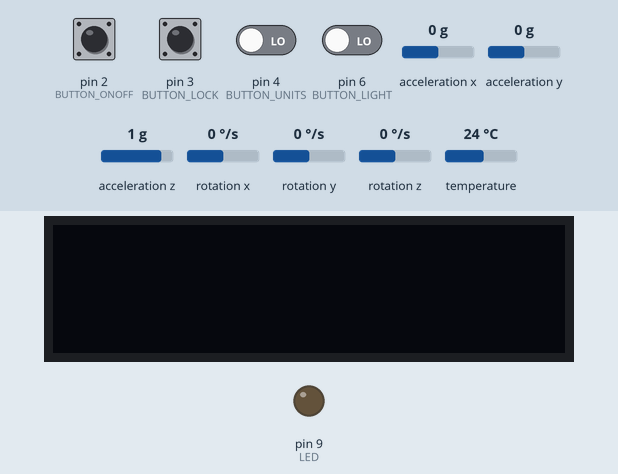
Bench run of a sketch on a simulated Arduino Uno, built with avr-gcc and run on an emulated ATmega328P. Parts: 128×32 one-colour display, output pins drawn as LEDs (lit = HIGH). Dashed ring = blinking. The inputs (shaded band) are chosen by the test bench; at power-on: pin 2 (BUTTON_ONOFF), pin 3 (BUTTON_LOCK), pin 4 (BUTTON_UNITS), pin 6 (BUTTON_LIGHT) LOW, acceleration x 0 g, acceleration y 0 g, acceleration z 1 g, rotation x 0 °/s, rotation y 0 °/s, rotation z 0 °/s, temperature 24 °C. The display library's start-up logo is not drawn.

Above: at 3.2 s.
3.3 s: pin 2 (BUTTON_ONOFF) pulled HIGH for 0.15 s
At 4.7 s:
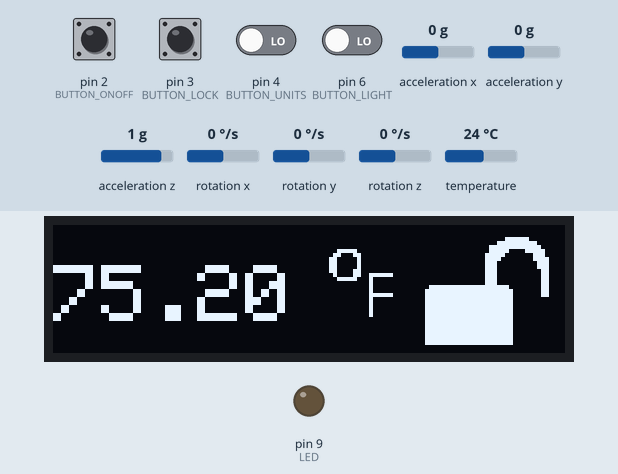
5.6 s: pin 3 (BUTTON_LOCK) pulled HIGH for 0.15 s
At 6.4 s:
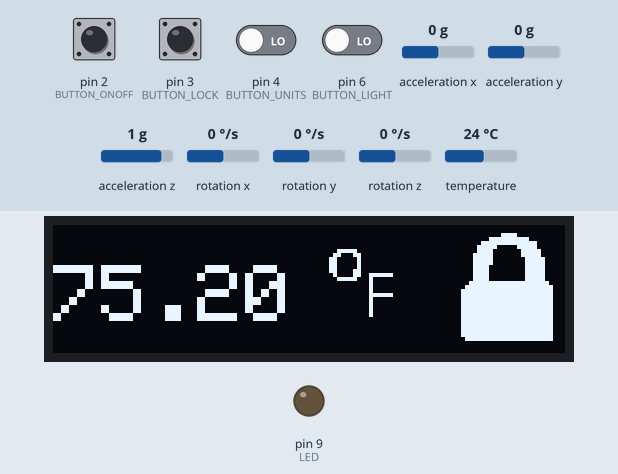
7.3 s: pin 2 (BUTTON_ONOFF) pulled HIGH for 1 s
At 8.4 s:
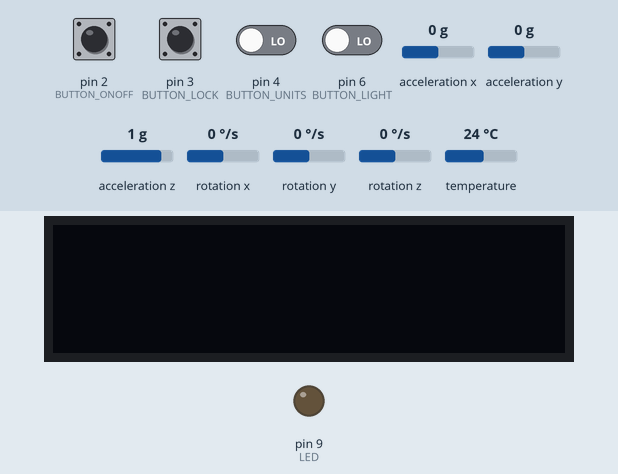
9.8 s: pin 2 (BUTTON_ONOFF) driven HIGH and pin 3 (BUTTON_LOCK) driven HIGH and pin 4 (BUTTON_UNITS) driven HIGH and pin 6 (BUTTON_LIGHT) driven HIGH
At 11.4 s:
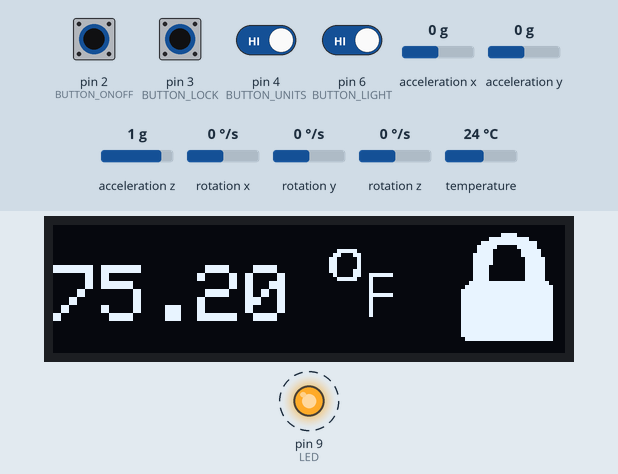
12.8 s: pin 6 (BUTTON_LIGHT) driven LOW
At 13.3 s:
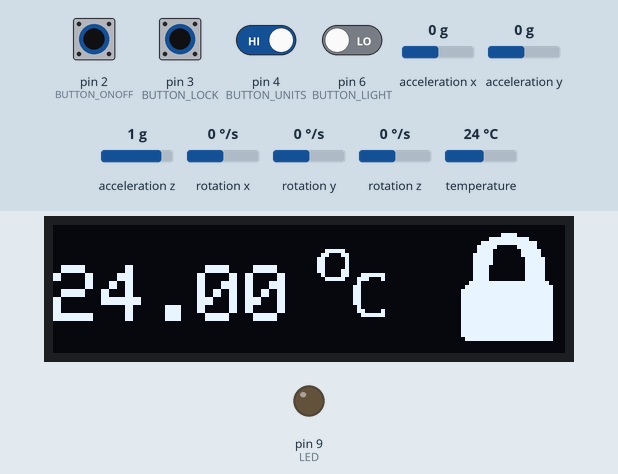
14.3 s: acceleration x set to -1.4 g
At 14.34 s:
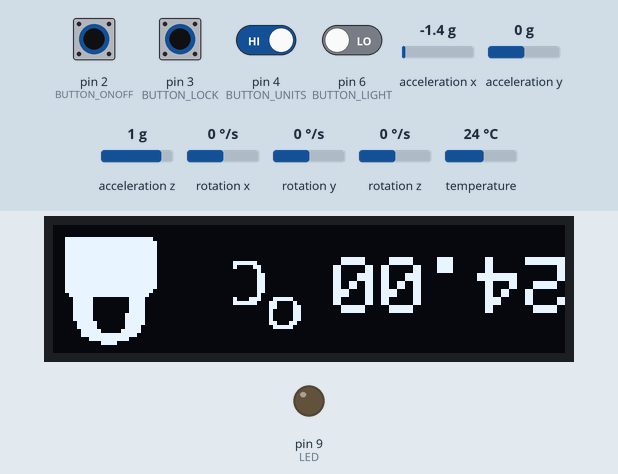
Timing chart, 0 to 16.8 s (numbered marks = the images above; inputs shaded):
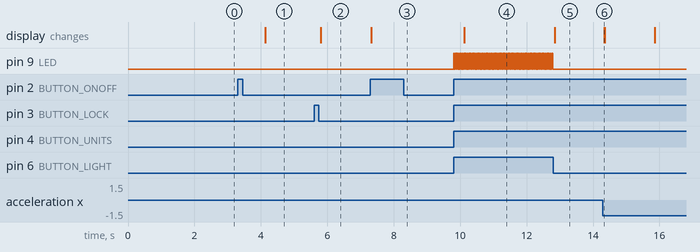

The sketch:

ThermoProCode.ino
```cpp
/*
*
* Kevin Granillo
* February 26, 2025
*
* This code is made for a thermometer that uses a one wire digital temperature sensor
* The criteria for the thermometer are that it must switch between celcius and fahrenheit
* It must flip the screen orientation depending on the gyro readings
* It must have a button for the light on the back lit display
* Lastly, it must lock the reading when a button is pressed
*
* Side note, everything works well, the only issue ecnountered was with the mechanical buttons which bounce
*
*/

// Defining all buttons used
#define BUTTON_LOCK 3
#define BUTTON_CAL 5
#define BUTTON_UNITS 4
#define BUTTON_LIGHT 6
#define BUTTON_ONOFF 2

#define LED 9 // LED for backlit display

#define TEMP_DIGITAL 8 // Digital Temp Sensor
#define TEMP_ANALOG A0 // Potentiometer playing as analog Temp Sensor

#define TIMERCOMPAREVALUE1 46875 // Resets Timer 1 after 3 seconds
#define TIMERCOMPAREVALUE2 255 // Resets Timer 2 after overflow

#define ONE_WIRE_BUS 8 // Temp Sensor Pin
#define OUTPUT_READABLE_ACCELGYRO

// All included libraries for Temp sensor, gyro, and Screen
#include <SPI.h>
#include <OneWire.h>
#include <DallasTemperature.h>
#include <Adafruit_GFX.h>
#include <Adafruit_SSD1306.h>
#include <I2Cdev.h>
#include <MPU6050.h>
#include "images.h" // Images displayed on screen (LOCK, UNCLOCKED LOCK, C,F)

#define SCREEN_WIDTH 128 // OLED display width, in pixels
#define SCREEN_HEIGHT 32 // OLED display height, in pixels

#if I2CDEV_IMPLEMENTATION == I2CDEV_ARDUINO_WIRE
    #include "Wire.h"
#endif

// Declaration for an SSD1306 display connected to I2C (SDA, SCL pins)
// The pins for I2C are defined by the Wire-library.
// On an arduino UNO:       A4(SDA), A5(SCL)
// On an arduino MEGA 2560: 20(SDA), 21(SCL)
// On an arduino LEONARDO:   2(SDA),  3(SCL), ...
#define OLED_RESET     -1 // Reset pin # (or -1 if sharing Arduino reset pin)
#define SCREEN_ADDRESS 0x3C ///< See datasheet for Address; 0x3D for 128x64, 0x3C for 128x32
Adafruit_SSD1306 display(SCREEN_WIDTH, SCREEN_HEIGHT, &Wire, OLED_RESET);

OneWire oneWire(ONE_WIRE_BUS);
DallasTemperature sensors(&oneWire);

enum State_e{OFF,ON,LOCK}; // Defines state machine (On, Off, and Locked)
enum State_e gState = OFF; // Default state is off

// Global Variables for Temp
float gTempC = 0;
float gTempF = 0;

// Global Variables used as flags
char gFlag_OnOff = 0;
char gFlag_Lock = 0;
char gFlag_Units = 0;
char gFlag_Light = 0;
char gFlag_ReadTemp = 0;

// Variables for Gyroscope
int16_t ax, ay, az;
int16_t gx, gy, gz;
MPU6050 accelgyro;
//MPU6050 accelgyro(0x69); // <-- use for AD0 high


void setup() {
  Serial.begin(9600); // Begin Serial Comunication

  // Buttons and Sensors are Inputs, LED is output
  pinMode(BUTTON_LOCK,INPUT);
  pinMode(BUTTON_CAL,INPUT);
  pinMode(BUTTON_UNITS,INPUT);
  pinMode(BUTTON_LIGHT,INPUT);
  pinMode(BUTTON_ONOFF,INPUT);
  pinMode(TEMP_DIGITAL,INPUT);
  pinMode(TEMP_ANALOG,INPUT);
  pinMode(LED,OUTPUT);

#if I2CDEV_IMPLEMENTATION == I2CDEV_ARDUINO_WIRE
  Wire.begin();
#elif I2CDEV_IMPLEMENTATION == I2CDEV_BUILTIN_FASTWIRE
  Fastwire::setup(400, true);
#endif

  sensors.begin();
  accelgyro.initialize();

  // SSD1306_SWITCHCAPVCC = generate display voltage from 3.3V internally
  if(!display.begin(SSD1306_SWITCHCAPVCC, SCREEN_ADDRESS)) {
    Serial.println(F("SSD1306 allocation failed"));
    for(;;); // Don't proceed, loop forever
  }
  // Show initial display buffer contents on the screen --
  // the library initializes this with an Adafruit splash screen.
  display.display();
  delay(2000); // Pause for 2 seconds
  // Clear the buffer
  display.clearDisplay();

  attachInterrupt(digitalPinToInterrupt(BUTTON_ONOFF), isr_onoff,CHANGE); // Attach interrupt to OnOff button
  attachInterrupt(digitalPinToInterrupt(BUTTON_LOCK), isr_lock, CHANGE); // Attach interrupt to Lock button

  noInterrupts(); // Disable interrupts
  TCCR1B = 0; // Timer 1
  TCCR1A = 0;

  TCCR2B = 0; // Timer 2
  TCCR2A = 0;

  TCCR2B |= (1<<WGM21); // Clock set to CTC
  TCCR2B |= (1<<CS22); //Clock 2 prescale by 1024
  TCCR2B |= (1<<CS21);
  TCCR2B |= (1<<CS20);

  OCR1A = TIMERCOMPAREVALUE1; // Reset after 3 seconds
  OCR2A = TIMERCOMPAREVALUE2; // Reset after overflow

  TIMSK1 |= (1<<OCIE1A); // Attach interrupt to timer 1
  TIMSK2 |= (1<<OCIE2A); // Attach interrupt to timer 2

  interrupts(); // Enable interrupts
}

void loop() {
  // put your main code here, to run repeatedly:
  display.clearDisplay(); // Clear display after each itteration
  accelgyro.getMotion6(&ax, &ay, &az, &gx, &gy, &gz); // Read Gyro

  switch(gState){ // State Machine

    case OFF:
      display.clearDisplay(); // When State is off, display is off
    break;

    case ON: // When State is on, the temperature is read, units are attached and temp is displayed
      ReadTemp();
      Units();
      DisplayTemp();
    break;

    case LOCK:
      DisplayTemp(); // When Lock state, Temp no longer read just displayed with units
      Units();
    break;

  }
  OnOff(); // Checks if OnOff button has been pressed
  LockStatus(); // Checks if Lock button has been pressed
  Light(); // Checks if Light button has been pressed
  display.display(); // Updates the display
}

void OnOff()
{
  if(gFlag_OnOff) // If the button has been pressed, on off state will be toggled
  {
    gState = ON;
  } else
  {
    gState = OFF;
  }
}

void LockStatus()
{
  if(gFlag_Lock && gFlag_OnOff) // If the Lock button has been pressed change state to Lock
  {
    gState = LOCK;
  }
}

void Units()
{
  if(digitalRead(BUTTON_UNITS)) // If Units button has been pressed initialize timer 1
  {
    TCCR1B |= (1<<WGM12);
    TCCR1B |= (1<<CS12);
    TCCR1B |= (1<<CS10);
  } else // If button is no longer pressed, stop timer 1
  {
    TCCR1B &= (0<<WGM12);
    TCCR1B &= (0<<CS12);
    TCCR1B &= (0<<CS10);
  }
}

void ReadTemp()
{
  if(gFlag_ReadTemp) // If timer 2 has reset, read temperature
  {
    sensors.requestTemperatures();
  }
  gTempC = sensors.getTempCByIndex(0); // Temperature in Celsius
  gTempF = sensors.getTempFByIndex(0); // Temperature in Fahrenheit
}

void DisplayTemp()
{
    display.clearDisplay();
    display.setTextSize(2);      // Normal 2:2 pixel scale
    display.setTextColor(SSD1306_WHITE); // Draw white text
    display.setCursor(0, 10);     // Start on left side halfway down
    display.cp437(true);
  if(gFlag_Units)
  {
    display.print(gTempF); // Display Temp in Fahrenheit
    display.drawBitmap(0,0, images[3],SCREEN_WIDTH,SCREEN_HEIGHT,WHITE); // If Temp is in Fahrenheit, Display "F" after temp
  } else
  {
    display.print(gTempC); // Display Temp in Celcius
    display.drawBitmap(0,0, images[2],SCREEN_WIDTH,SCREEN_HEIGHT,WHITE); // If Temp is in Fahrenheit, Display "F" after temp
  }
  if(gState == ON)
  {
    display.drawBitmap(0,0, images[1],SCREEN_WIDTH,SCREEN_HEIGHT,WHITE); // If not Locked, display open lock
  } else if(gState == LOCK)
  {
    display.drawBitmap(0,0, images[0],SCREEN_WIDTH,SCREEN_HEIGHT,WHITE); // If locked, display closed lock
  }
#ifdef OUTPUT_READABLE_ACCELGYRO
  // Read x acceleration and orient screen accordingly
    if (ax < 0){
      display.setRotation(2); // Flips screen 180 degrees
    }
    else{
      display.setRotation(0); // Shows default screen orientation
    }
  #endif
}

void Light()
{
  if(digitalRead(BUTTON_LIGHT) && gState != OFF) // If button light is pressed and the screen is not off
  {
    gFlag_Light = !gFlag_Light; // Toggle flag
  }
  if(gFlag_Light) // If true, turn on LED else turn off
  {
    digitalWrite(LED,HIGH);
  } else
  {
    digitalWrite(LED,LOW);
  }
}


void isr_onoff() // Interrupt service routine for OnOff button
{
  if(digitalRead(BUTTON_ONOFF)) // If on off button pressed, toggle flag to turn screen on or off
  {
    gFlag_OnOff = !gFlag_OnOff;
  }
}

void isr_lock() // Interrupt Service Routine for Lock button
{
  if(digitalRead(BUTTON_LOCK) && gState != OFF) // If button is pressed toggle flag to lock and unlock
  {
    gFlag_Lock = !gFlag_Lock;
  }
}

ISR(TIMER1_COMPA_vect) // Interrupt service routine for Timer 1
{
  gFlag_Units = !gFlag_Units; // Flag is toggled after 3 seconds
}

ISR(TIMER2_COMPA_vect) // Interrupt service routine for Timer 2
{
  gFlag_ReadTemp = !gFlag_ReadTemp; // After timer 2 overflow toggle flag to read Temp
}
```

Source omitted: images.h (data table, 12749 bytes)

Measured:
- after the input at 3.3 s, the display: changes after 0.83 s (image 1)
- after the input at 5.6 s, the display: changes after 0.21 s (image 2)
- after the input at 7.3 s, the display: changes at once (image 3)
- after the input at 9.8 s, pin 9 (LED): alternates HIGH for 0.03 s and LOW for 0.03 s, starting at once; the display: changes after 0.32 s (image 4)
- after the input at 12.8 s, pin 9 (LED): stops changing and stays LOW
- after the input at 14.3 s, the display: changes at once (image 6)
